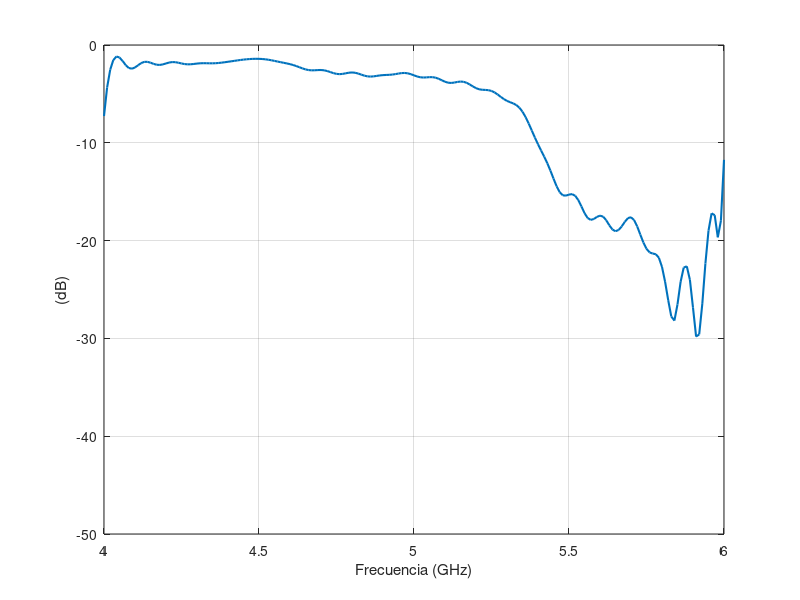
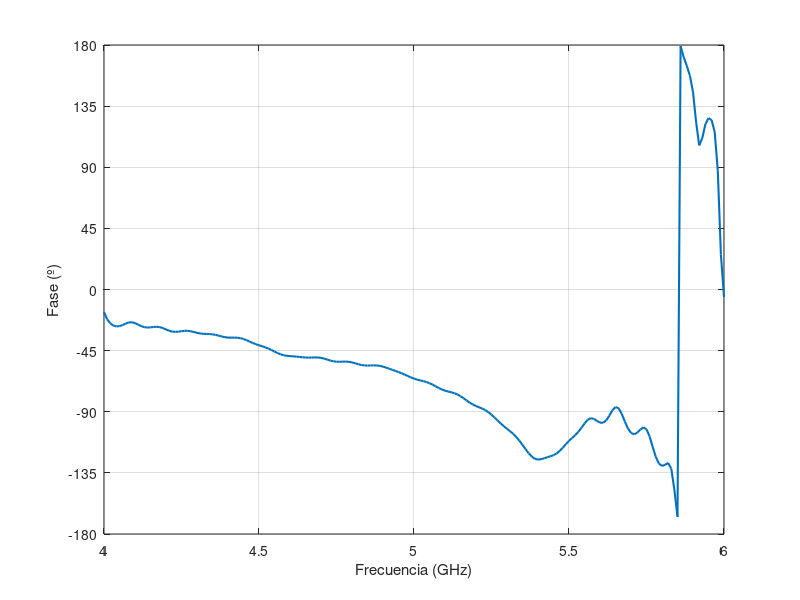

Write the MATLAB code that produced these figures, in order. (Note: this script raises an error after producing the figures.)
clear all
%close all
clc

RIS = load('Medicion_prototipo_jp.mat');
RIS_ref = load('Medicion_prototipo_ref_jp.mat');
RIS.frequencias=RIS.frequencias/1e9;
s21_RIS_ref=RIS_ref.MatrixData(:,1)+1j*RIS_ref.MatrixData(:,2);
s21_RIS=RIS.MatrixData(:,1)+1j*RIS.MatrixData(:,2);

%{
aux=fft(s21_RIS_ref);aux(1:150)=0;aux(191:201)=0;s21_RIS_ref_n=ifft(aux);
S21_RIS_dB_ref=20*log10(abs(s21_RIS_ref_n));
aux=fft(s21_RIS);aux(1:150)=0;aux(191:201)=0;s21_RIS_n=ifft(aux);
S21_RIS_dB=20*log10(abs(s21_RIS_n));
medida_RIS_normal=s21_RIS_n./s21_RIS_ref_n;
%}

%%{
med_norm=s21_RIS./s21_RIS_ref;
fft_med=fft(med_norm);
fft_med(23:178)=0;
med_norm_n=ifft(fft_med);
medida_RIS_normal=med_norm_n;
%}


figure(1)
plot(RIS.frequencias, 20*log10(abs(medida_RIS_normal)), 'LineWidth',1.5);
grid on;
xlabel('Frecuencia (GHz)');
ylabel('(dB)');

axis([4 6 -50 0]);

figure(2)
plot(RIS.frequencias,rad2deg(mod(unwrap(angle(medida_RIS_normal)+pi),2*pi)-pi), 'LineWidth',1.5);
grid on
xlabel('Frecuencia (GHz)')
ylabel('Fase (º)')
axis([4 6 -180 180]);yticks([-180 -135 -90 -45 0 45 90 135 180])



freq=RIS.frequencias.';
writematrix([freq abs(medida_RIS_normal) angle(medida_RIS_normal)],'medida_RIS_normal.txt');
